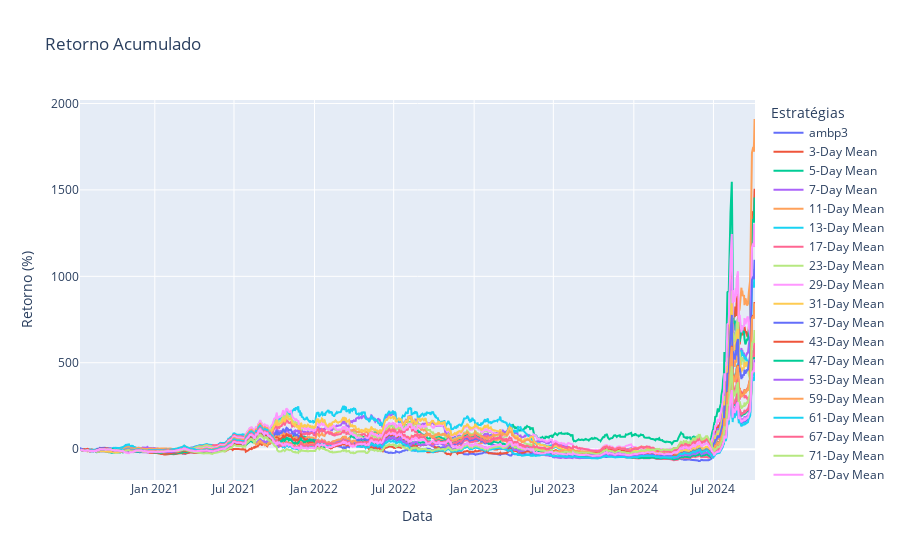

Write notebook code for a chart like this one.
### Code cell
import plotly.graph_objects as go
import numpy as np

fig = go.Figure()

fig.add_trace(go.Scatter(
    x=returns.index, 
    y=(np.exp(returns.cumsum()) - 1) * 100, 
    mode='lines', 
    name=ticker
))

for p in periods:
    log_perf = strategy(returns, window=p)
    perf = np.exp(log_perf.cumsum())
    fig.add_trace(go.Scatter(
        x=returns.index, 
        y=(perf - 1) * 100, 
        mode='lines', 
        name=f'{p}-Day Mean'
    ))

fig.update_layout(
    title='Retorno Acumulado',
    xaxis_title='Data',
    yaxis_title='Retorno (%)',
    legend_title='Estratégias',
    showlegend=True
)

fig.show()

### Figure 1 — Plotly figure (JSON) as saved in the notebook; plotly's stock layout.template omitted (floating-point values rounded to 4 significant figures; data arrays with more than 128 entries replaced by an {"elided": "..."} marker saying what was removed)
{"data": [{"mode": "lines", "name": "ambp3", "type": "scatter", "x": {"elided": "1055 str values"}, "y": {"elided": "1055 float values"}}, {"mode": "lines", "name": "3-Day Mean", "type": "scatter", "x": {"elided": "1055 str values"}, "y": {"elided": "1055 float values"}}, {"mode": "lines", "name": "5-Day Mean", "type": "scatter", "x": {"elided": "1055 str values"}, "y": {"elided": "1055 float values"}}, {"mode": "lines", "name": "7-Day Mean", "type": "scatter", "x": {"elided": "1055 str values"}, "y": {"elided": "1055 float values"}}, {"mode": "lines", "name": "11-Day Mean", "type": "scatter", "x": {"elided": "1055 str values"}, "y": {"elided": "1055 float values"}}, {"mode": "lines", "name": "13-Day Mean", "type": "scatter", "x": {"elided": "1055 str values"}, "y": {"elided": "1055 float values"}}, {"mode": "lines", "name": "17-Day Mean", "type": "scatter", "x": {"elided": "1055 str values"}, "y": {"elided": "1055 float values"}}, {"mode": "lines", "name": "23-Day Mean", "type": "scatter", "x": {"elided": "1055 str values"}, "y": {"elided": "1055 float values"}}, {"mode": "lines", "name": "29-Day Mean", "type": "scatter", "x": {"elided": "1055 str values"}, "y": {"elided": "1055 float values"}}, {"mode": "lines", "name": "31-Day Mean", "type": "scatter", "x": {"elided": "1055 str values"}, "y": {"elided": "1055 float values"}}, {"mode": "lines", "name": "37-Day Mean", "type": "scatter", "x": {"elided": "1055 str values"}, "y": {"elided": "1055 float values"}}, {"mode": "lines", "name": "43-Day Mean", "type": "scatter", "x": {"elided": "1055 str values"}, "y": {"elided": "1055 float values"}}, {"mode": "lines", "name": "47-Day Mean", "type": "scatter", "x": {"elided": "1055 str values"}, "y": {"elided": "1055 float values"}}, {"mode": "lines", "name": "53-Day Mean", "type": "scatter", "x": {"elided": "1055 str values"}, "y": {"elided": "1055 float values"}}, {"mode": "lines", "name": "59-Day Mean", "type": "scatter", "x": {"elided": "1055 str values"}, "y": {"elided": "1055 float values"}}, {"mode": "lines", "name": "61-Day Mean", "type": "scatter", "x": {"elided": "1055 str values"}, "y": {"elided": "1055 float values"}}, {"mode": "lines", "name": "67-Day Mean", "type": "scatter", "x": {"elided": "1055 str values"}, "y": {"elided": "1055 float values"}}, {"mode": "lines", "name": "71-Day Mean", "type": "scatter", "x": {"elided": "1055 str values"}, "y": {"elided": "1055 float values"}}, {"mode": "lines", "name": "87-Day Mean", "type": "scatter", "x": {"elided": "1055 str values"}, "y": {"elided": "1055 float values"}}], "layout": {"legend": {"title": {"text": "Estratégias"}}, "showlegend": true, "title": {"text": "Retorno Acumulado"}, "xaxis": {"title": {"text": "Data"}}, "yaxis": {"title": {"text": "Retorno (%)"}}}}
